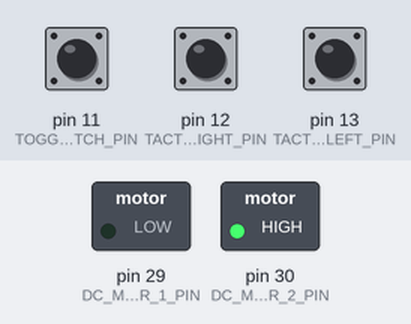
A sketch run on a simulated Arduino Mega 2560, built with avr-gcc and run on an emulated ATmega2560. Parts: switched loads named in the sketch (green lamp = pin HIGH). Inputs (shaded band) come from the test bench; at power-on: pin 11 (TOGGLE_SWITCH_PIN) LOW, pin 13 (TACT_SWITCH_LEFT_PIN) LOW, pin 12 (TACT_SWITCH_RIGHT_PIN) LOW. Pins used as bus, display or sensor lines are not drawn.

Above: at 1.2 s.
1.3 s: pin 11 (TOGGLE_SWITCH_PIN) pulled HIGH for 0.15 s
At 1.4 s:
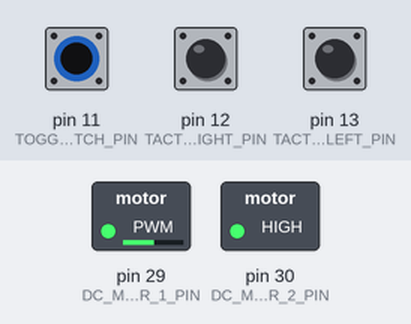
3.0 s: pin 13 (TACT_SWITCH_LEFT_PIN) pulled HIGH for 0.15 s
At 3.07 s:
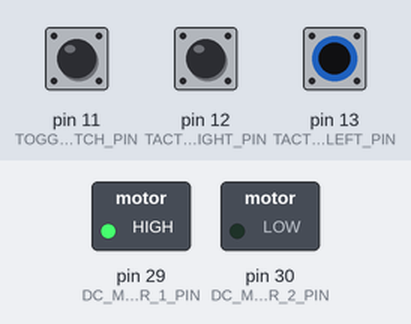
4.6 s: pin 11 (TOGGLE_SWITCH_PIN) pulled HIGH for 1 s
At 6.8 s:
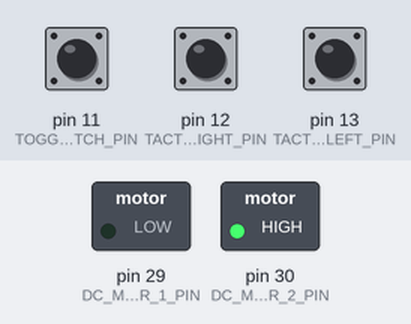
7.1 s: pin 13 (TACT_SWITCH_LEFT_PIN) pulled HIGH for 3.2 s
At 7.7 s:
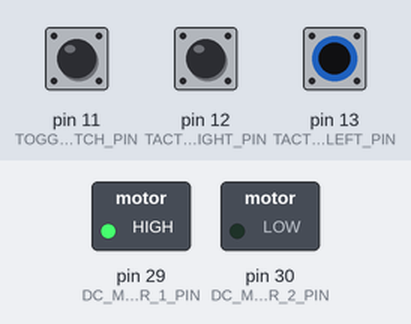
11.8 s: pin 11 (TOGGLE_SWITCH_PIN) driven HIGH and pin 13 (TACT_SWITCH_LEFT_PIN) driven HIGH
At 12.9 s:
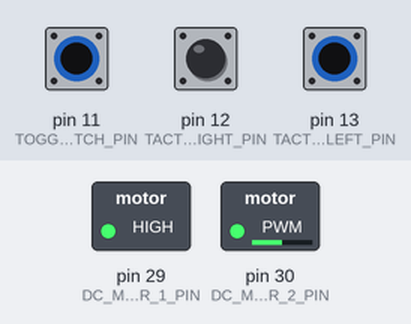
13.3 s: pin 12 (TACT_SWITCH_RIGHT_PIN) pulled HIGH for 0.15 s
At 14.8 s:
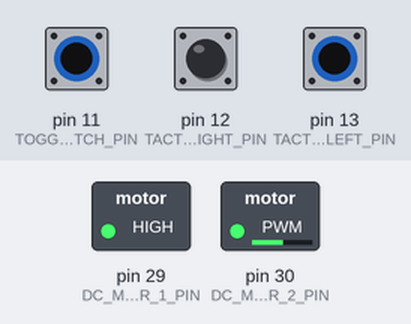
Timing chart, 0 to 15.9 s (numbered marks = the images above; inputs shaded):
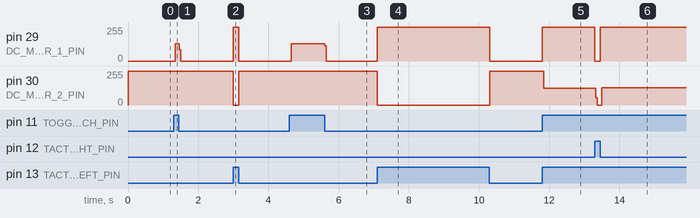

The sketch:

kadai5.ino
```cpp
#include "mono2025.h"

void loop() {
  boolean tact_l = isTactEnabled(LS);
  boolean tact_r = isTactEnabled(RS);
  boolean toggle = isToggleEnabled();
  if (tact_l) {
    dc(RT);
    if (toggle) dc(S);
  } else if (tact_r) {
    dc(LT);
    if (toggle) dc(S);
  } else if (!tact_l && !tact_r) {
    dc(F);
  }
}
```

mono2025.h
```cpp
// (licence header left out)
#ifndef MONO2025_H
#define MONO2025_H

/***********
 * 制御ピン *
 ***********/

// DCモーター
const byte DC_MOTOR_1_PIN = 29;
const byte DC_MOTOR_2_PIN = 30;
// クロック
const byte CLOCK_PIN = 44;
// 書き込みピン
const byte PIN_WRITE[] = { DC_MOTOR_1_PIN, DC_MOTOR_2_PIN, CLOCK_PIN };

// トグルスイッチ
const byte TOGGLE_SWITCH_PIN = 11;
// タクトスイッチ
const byte TACT_SWITCH_LEFT_PIN = 13;
const byte TACT_SWITCH_RIGHT_PIN = 12;
// 読み込みピン
const byte PIN_READ[] = { TOGGLE_SWITCH_PIN, TACT_SWITCH_LEFT_PIN, TACT_SWITCH_RIGHT_PIN };

/***********
 * 補助関数 *
 ***********/

// デジタルピンに書き込み
inline void ren(byte pin, byte level) {
  digitalWrite(pin, level);
}

/***************
 * 処理ここから *
 ***************/

/*************
 * DCモーター *
 *************/

// DCモーターコマンド間遅延 (ミリ秒)
const byte DC_MOTOR_COMMAND_DELAY_MS = 1;
// DC モーターコントローラー
void dc_ctr(boolean left_ctrl = false, boolean right_ctrl = false) {
  // チャタリング防止
  delay(DC_MOTOR_COMMAND_DELAY_MS);
  // 書き換えのため落とす
  ren(CLOCK_PIN, LOW);
  // ２ピンを４パターンで制御
  ren(DC_MOTOR_1_PIN, left_ctrl ? HIGH : LOW);
  ren(DC_MOTOR_2_PIN, right_ctrl ? HIGH : LOW);
  // クロック立ち上げ
  ren(CLOCK_PIN, HIGH);
}

// DCモーターの動作モードを定義する列挙型
enum DCMotor { LT, RT, S, F };

// DCモーター制御
inline void dc(DCMotor action) {
  switch (action) {
    // 左回転
    case LT: dc_ctr(true, false); break;
    // 右回転
    case RT: dc_ctr(false, true); break;
    // 即座に停止
    case S: dc_ctr(true, true); break;
    // 減速して停止
    case F:  dc_ctr(false, false); break;
  }
}

/*****************
 * トグルスイッチ *
 *****************/

// トグルスイッチが奥側の時は true
inline boolean isToggleEnabled() {
  return digitalRead(TOGGLE_SWITCH_PIN) == HIGH;
}

/*****************
 * タクトスイッチ *
 *****************/

// タクトスイッチの左右を識別する列挙型
enum TactSwitch { LS, RS };

// 指定された側のタクトスイッチが押され続けている時は true
boolean isTactEnabled(TactSwitch side) {
  return digitalRead((side == LS) ? TACT_SWITCH_LEFT_PIN : TACT_SWITCH_RIGHT_PIN) == LOW;
}

/***********
 * 実行準備 *
 ***********/

// 初期化
void setup() {
  // 出力ピンの割り当て
  for (byte i = 0; i < sizeof(PIN_WRITE) / sizeof(PIN_WRITE[0]); i++) {
    pinMode(PIN_WRITE[i], OUTPUT);
  }
  // 入力ピンの割り当て
  for (byte i = 0; i < sizeof(PIN_READ) / sizeof(PIN_READ[0]); i++) {
    pinMode(PIN_READ[i], INPUT);
  }
  // DC モーターの暴走を阻止
  dc(S); // 即座に停止
}

#endif // MONO2025_H
```

Measured:
- after the input at 1.3 s, pin 29 (DC_MOTOR_1_PIN): 0/255 → 131/255 after 0.05 s, → 0/255 0.12 s later
- after the input at 3.0 s, pin 29 (DC_MOTOR_1_PIN): 0/255 → 255/255 at once, → 0/255 0.15 s later; pin 30 (DC_MOTOR_2_PIN): 255/255 → 0/255 at once, → 255/255 0.15 s later
- after the input at 4.6 s, pin 29 (DC_MOTOR_1_PIN): 0/255 → 131/255 after 0.05 s, → 0/255 0.96 s later
- after the input at 7.1 s, pin 29 (DC_MOTOR_1_PIN): 0/255 → 255/255 at once, → 0/255 3.2 s later; pin 30 (DC_MOTOR_2_PIN): 255/255 → 0/255 at once, → 255/255 3.2 s later
- after the input at 11.8 s, pin 29 (DC_MOTOR_1_PIN): 0/255 → 255/255 at once; pin 30 (DC_MOTOR_2_PIN): 255/255 → 126/255 after 0.05 s
- after the input at 13.3 s, pin 29 (DC_MOTOR_1_PIN): 255/255 → 0/255 at once, → 255/255 0.15 s later; pin 30 (DC_MOTOR_2_PIN): 126/255 → 0/255 at once, → 131/255 0.17 s later
